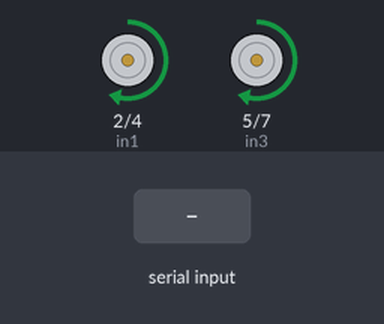
This sketch was run on a simulated Arduino Uno, built with avr-gcc and run on an emulated ATmega328P. Parts: motor-driver pin pairs drawn as motors (green arrow = first pin HIGH = forward, orange = second pin HIGH = backward, longer = more drive, scaled by the enable pin). Inputs (shaded band) come from the test bench.

Above: at 1.2 s.
1.3 s: "s" received over Serial
At 1.7 s:
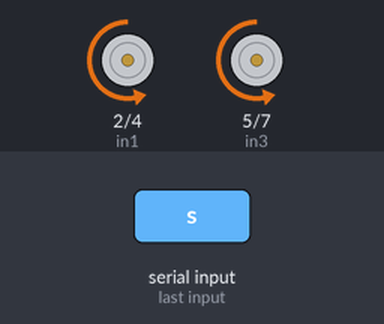
2.8 s: "a" received over Serial
At 4.0 s:
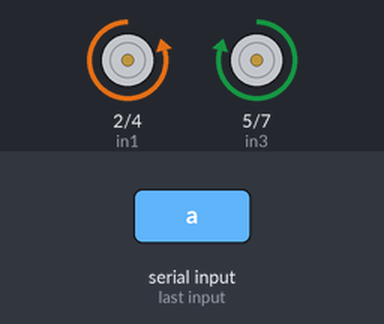
4.3 s: "d" received over Serial
At 5.2 s:
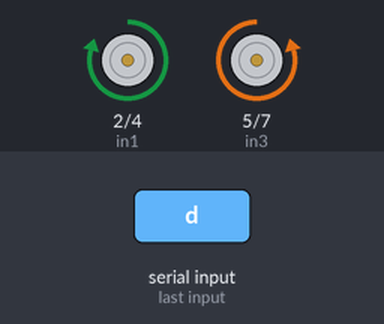
5.8 s: "x" received over Serial
At 6.4 s:
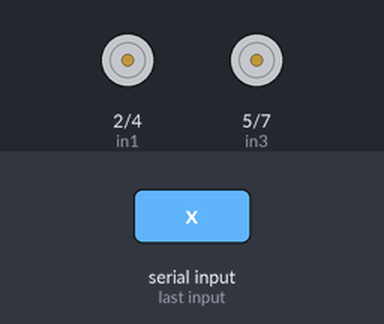
7.3 s: "w" received over Serial
At 8.7 s:
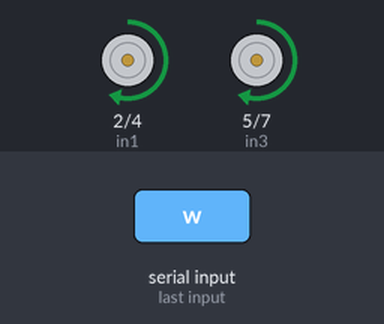
Timing chart, 0 to 9.8 s (numbered marks = the images above; inputs shaded):
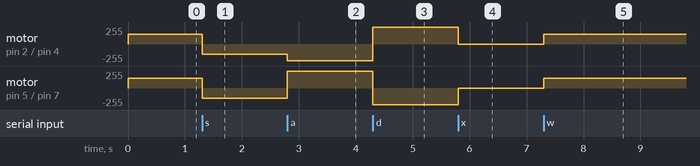

Measured:
- after the input at 1.3 s, motor on pin 2 (in1) / pin 4 (in2), motor on pin 5 (in3) / pin 7 (in4): forward 150/255 → backward 150/255 at once
- after the input at 2.8 s, motor on pin 2 (in1) / pin 4 (in2): backward 150/255 → backward 250/255 at once; motor on pin 5 (in3) / pin 7 (in4): backward 150/255 → forward 250/255 at once
- after the input at 4.3 s, motor on pin 2 (in1) / pin 4 (in2): backward 250/255 → forward 250/255 at once; motor on pin 5 (in3) / pin 7 (in4): forward 250/255 → backward 250/255 at once
- after the input at 5.8 s, motor on pin 2 (in1) / pin 4 (in2): forward 250/255 → stopped at once; motor on pin 5 (in3) / pin 7 (in4): backward 250/255 → stopped at once
- after the input at 7.3 s, motor on pin 2 (in1) / pin 4 (in2), motor on pin 5 (in3) / pin 7 (in4): stopped → forward 150/255 at once

The sketch:

macchinina.ino
```cpp
//il gnd del driver, di arduino e della batteria devono essere unici (tutti collegati insieme)
const int enA=6, enB=3;
const int in1=2, in2=4;   //sinistra
const int in3=5, in4=7;   //destra
char comando;

void avanti(){
  analogWrite(enA,150);
  analogWrite(enB,150);
  digitalWrite(in1,HIGH);
  digitalWrite(in2,LOW);
  digitalWrite(in3,HIGH);
  digitalWrite(in4,LOW);
}
void destra(){
  analogWrite(enA,250);
  analogWrite(enB,250);
  digitalWrite(in1,HIGH);
  digitalWrite(in2,LOW);
  digitalWrite(in3,LOW);
  digitalWrite(in4,HIGH);
}
void sinistra(){
  analogWrite(enA,250);
  analogWrite(enB,250);
  digitalWrite(in1,LOW);
  digitalWrite(in2,HIGH);
  digitalWrite(in3,HIGH);
  digitalWrite(in4,LOW);
}
void fermo(){
  analogWrite(enA,150);
  analogWrite(enB,150);
  digitalWrite(in1,LOW);
  digitalWrite(in2,LOW);
  digitalWrite(in3,LOW);
  digitalWrite(in4,LOW);
}
void indietro(){
  analogWrite(enA,150);
  analogWrite(enB,150);
  digitalWrite(in1,LOW);
  digitalWrite(in2,HIGH);
  digitalWrite(in3,LOW);
  digitalWrite(in4,HIGH);
}
void setup() {
  Serial.begin(9600);
  pinMode(enA,OUTPUT);
  pinMode(enB,OUTPUT);
  pinMode(in1,OUTPUT);
  pinMode(in2,OUTPUT);
  pinMode(in3,OUTPUT);
  pinMode(in4,OUTPUT);

//per andare avanti
  analogWrite(enA,150);
  analogWrite(enB,150);
  digitalWrite(in1,HIGH);
  digitalWrite(in2,LOW);
  digitalWrite(in3,HIGH);
  digitalWrite(in4,LOW);
//fino a qui
}

void loop() {
  if (Serial.available() > 0) {
    char comando = Serial.read();  // legge il carattere inviato
    if (comando == 'w') avanti();
    else if (comando == 's') indietro();
    else if (comando == 'a') sinistra();
    else if (comando == 'd') destra();
    else if (comando == 'x') fermo(); // usa 'x' per fermare
  }
}
```
